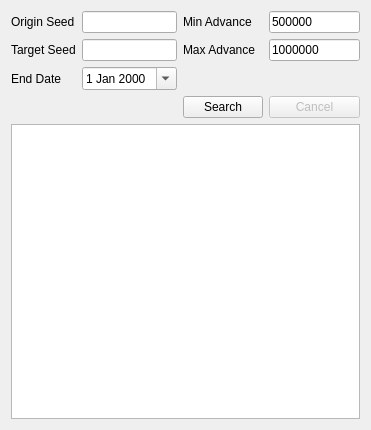
<?xml version="1.0" encoding="UTF-8"?>
<ui version="4.0">
 <class>GameCubeRTC</class>
 <widget class="QWidget" name="GameCubeRTC">
  <property name="geometry">
   <rect>
    <x>0</x>
    <y>0</y>
    <width>371</width>
    <height>430</height>
   </rect>
  </property>
  <property name="windowTitle">
   <string>GameCube RTC</string>
  </property>
  <layout class="QGridLayout" name="gridLayout_2">
   <item row="0" column="0">
    <layout class="QGridLayout" name="gridLayout">
     <item row="0" column="0">
      <widget class="QLabel" name="labelStartSeed">
       <property name="text">
        <string>Origin Seed</string>
       </property>
      </widget>
     </item>
     <item row="0" column="1">
      <widget class="TextBox" name="textBoxStartSeed"/>
     </item>
     <item row="0" column="2">
      <widget class="QLabel" name="labelMinAdvance">
       <property name="text">
        <string>Min Advance</string>
       </property>
      </widget>
     </item>
     <item row="0" column="3">
      <widget class="TextBox" name="textBoxMinAdvance">
       <property name="text">
        <string notr="true">500000</string>
       </property>
      </widget>
     </item>
     <item row="1" column="0">
      <widget class="QLabel" name="labelEndSeed">
       <property name="text">
        <string>Target Seed</string>
       </property>
      </widget>
     </item>
     <item row="1" column="1">
      <widget class="TextBox" name="textBoxTargetSeed"/>
     </item>
     <item row="1" column="2">
      <widget class="QLabel" name="labelMaxAdvance">
       <property name="text">
        <string>Max Advance</string>
       </property>
      </widget>
     </item>
     <item row="1" column="3">
      <widget class="TextBox" name="textBoxMaxAdvance">
       <property name="text">
        <string notr="true">1000000</string>
       </property>
      </widget>
     </item>
     <item row="2" column="0">
      <widget class="QLabel" name="labelEndDate">
       <property name="text">
        <string>End Date</string>
       </property>
      </widget>
     </item>
     <item row="3" column="2">
      <widget class="QPushButton" name="pushButtonSearch">
       <property name="text">
        <string>Search</string>
       </property>
      </widget>
     </item>
     <item row="3" column="3">
      <widget class="QPushButton" name="pushButtonCancel">
       <property name="enabled">
        <bool>false</bool>
       </property>
       <property name="text">
        <string>Cancel</string>
       </property>
      </widget>
     </item>
     <item row="2" column="1">
      <widget class="DateEdit" name="dateEdit">
       <property name="calendarPopup">
        <bool>true</bool>
       </property>
      </widget>
     </item>
    </layout>
   </item>
   <item row="1" column="0">
    <widget class="TableView" name="tableView">
     <property name="contextMenuPolicy">
      <enum>Qt::CustomContextMenu</enum>
     </property>
     <property name="editTriggers">
      <set>QAbstractItemView::NoEditTriggers</set>
     </property>
     <property name="sortingEnabled">
      <bool>false</bool>
     </property>
     <attribute name="horizontalHeaderVisible">
      <bool>true</bool>
     </attribute>
     <attribute name="horizontalHeaderDefaultSectionSize">
      <number>100</number>
     </attribute>
     <attribute name="verticalHeaderVisible">
      <bool>false</bool>
     </attribute>
     <attribute name="verticalHeaderMinimumSectionSize">
      <number>20</number>
     </attribute>
     <attribute name="verticalHeaderDefaultSectionSize">
      <number>21</number>
     </attribute>
    </widget>
   </item>
  </layout>
 </widget>
 <customwidgets>
  <customwidget>
   <class>TextBox</class>
   <extends>QLineEdit</extends>
   <header>Forms/Controls/TextBox.hpp</header>
  </customwidget>
  <customwidget>
   <class>TableView</class>
   <extends>QTableView</extends>
   <header>Forms/Controls/TableView.hpp</header>
  </customwidget>
  <customwidget>
   <class>DateEdit</class>
   <extends>QDateEdit</extends>
   <header>Forms/Controls/DateEdit.hpp</header>
  </customwidget>
 </customwidgets>
 <tabstops>
  <tabstop>textBoxStartSeed</tabstop>
  <tabstop>textBoxTargetSeed</tabstop>
  <tabstop>textBoxMinAdvance</tabstop>
  <tabstop>textBoxMaxAdvance</tabstop>
  <tabstop>dateEdit</tabstop>
  <tabstop>pushButtonSearch</tabstop>
  <tabstop>pushButtonCancel</tabstop>
  <tabstop>tableView</tabstop>
 </tabstops>
 <resources/>
 <connections/>
</ui>
